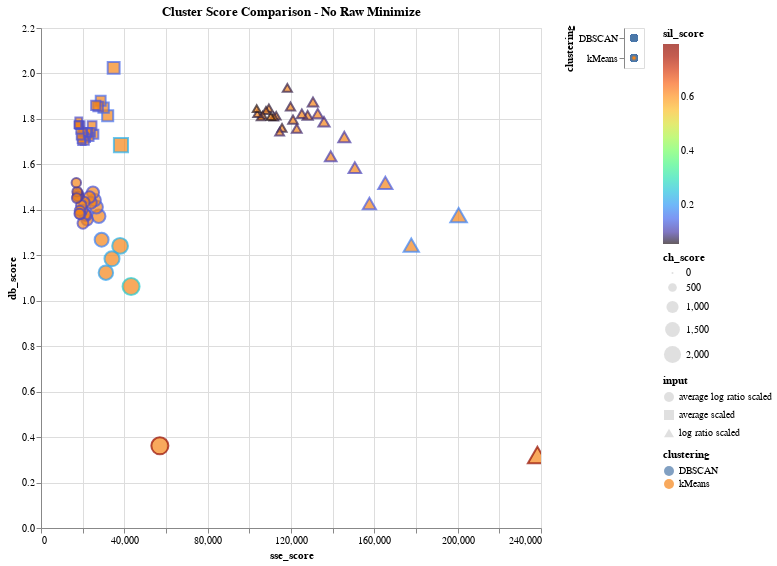

Write notebook code for a chart like this one.
### Markdown cell above
***Notes***

- **Optimal Clusterings Found**: 
    - DBSCAN
        - log_ratio, eps = 1, min_samples = 3, 4, 5
    - kMeans
        - log_ratio, k = 2 <== (is grouped with the raw scaled which we aim to not use)
        - Expected clustering k > 23 is between sil_score of 0.05 to 0.15 with db_score between 1.7 to 1.9
            - These clusters do not objectively look like the best clusters based on our metrics
        


- DBSCAN has negative silhouette scores --> does this mean that the labels are not defined correctly?
- These DBSCAN runs with negative silhouette scores also had very low calinski scores (perhaps this is indicative of expected behavior)
    - **Examples of Questionable DBSCAN Runs**: 
        - avg_scaled, eps = 1, min_samples = 5
        - log_ratio, eps = 2.75, min_samples = 3

### Code cell
# Data: Average Scaled, Log Ratio Scaled
# NOTE: THIS PLOT DOES NOT SHOW DBSCAN CLUSTERS SINCE SSE WAS NOT A DEFINED METRIC
data = df_clustering_noRaw_metrics
domain = ['DBSCAN']
title = "Cluster Score Comparison - No Raw Minimize"

# Minimize position (left corner)
x_axis = 'sse_score:Q'
y_axis = 'db_score:Q'
    
# Maximize size and gradient
size = 'ch_score:Q'
gradient = 'sil_score:Q'

plot_comparison_plot(data, domain, title, x_axis, y_axis, size, gradient)

### Figure 1 — Vega-Lite specification as saved in the notebook (floating-point values rounded to 4 significant figures; data arrays with more than 128 entries replaced by an {"elided": "..."} marker saying what was removed)
{"config": {"view": {"continuousWidth": 400, "continuousHeight": 300}}, "hconcat": [{"mark": {"type": "point", "strokeOpacity": 1.0}, "encoding": {"color": {"type": "quantitative", "field": "sil_score", "scale": {"scheme": "turbo"}}, "fill": {"condition": {"type": "nominal", "field": "clustering", "selection": "selector218"}, "value": "lightgray"}, "shape": {"type": "nominal", "field": "input"}, "size": {"type": "quantitative", "field": "ch_score"}, "tooltip": [{"type": "nominal", "field": "input"}, {"type": "nominal", "field": "clustering"}, {"type": "nominal", "field": "n_clusters"}, {"type": "quantitative", "field": "sse_score"}, {"type": "quantitative", "field": "db_score"}, {"type": "quantitative", "field": "ch_score"}, {"type": "quantitative", "field": "sil_score"}, {"type": "quantitative", "field": "eps"}, {"type": "quantitative", "field": "min_samples"}], "x": {"type": "quantitative", "field": "sse_score"}, "y": {"type": "quantitative", "field": "db_score"}}, "height": 500, "selection": {"selector219": {"type": "interval", "bind": "scales", "encodings": ["x", "y"]}, "selector218": {"type": "multi", "fields": ["clustering"]}}, "title": "Cluster Score Comparison - No Raw Minimize", "width": 500}, {"mark": "point", "encoding": {"fill": {"condition": {"type": "nominal", "field": "clustering", "selection": "selector218"}, "value": "lightgray"}, "y": {"type": "nominal", "axis": {"orient": "left"}, "field": "clustering"}}, "selection": {"selector218": {"type": "multi", "fields": ["clustering"]}}}], "data": {"name": "data-36e9126f993e06aeec98a8509aa49ed2"}, "$schema": "https://vega.github.io/schema/vega-lite/v4.8.1.json", "datasets": {"data-36e9126f993e06aeec98a8509aa49ed2": {"elided": "180 records"}}}
